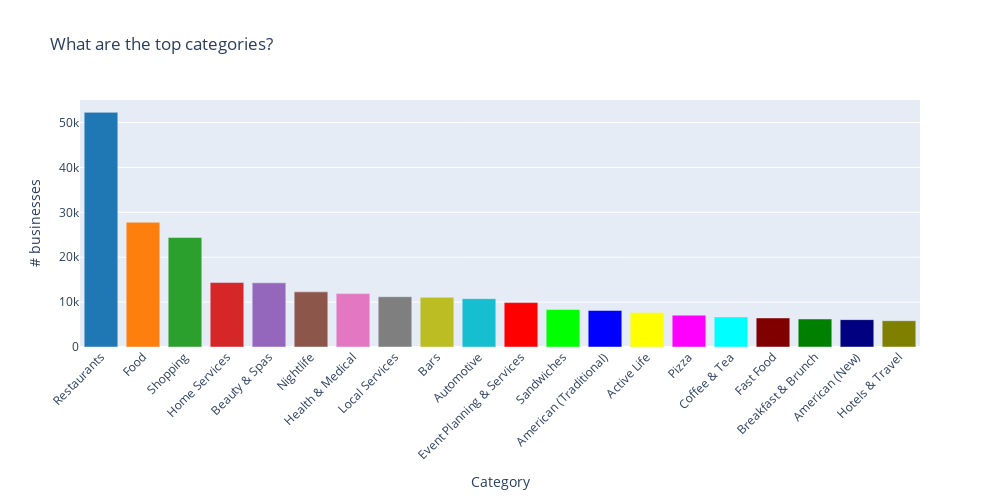

Notebook code cell kept with this figure:
### Code cell
cat_list = []
for i in categories_df['categories']:
    if i:
        for j in i.split(","):
            cat_list.append(j.strip())
cat_df = pd.DataFrame(cat_list, columns=['categories'])
x = cat_df['categories'].value_counts()

print("There are ", len(x), " different types/categories of Businesses in Yelp!")

# Select the top 20 categories
x = x.sort_values(ascending=False).iloc[:20]

# Define colors for each bar
colors = ['#1f77b4', '#ff7f0e', '#2ca02c', '#d62728', '#9467bd',
          '#8c564b', '#e377c2', '#7f7f7f', '#bcbd22', '#17becf',
          '#ff0000', '#00ff00', '#0000ff', '#ffff00', '#ff00ff',
          '#00ffff', '#800000', '#008000', '#000080', '#808000']

# Create a Plotly bar chart
fig = go.Figure(data=[
    go.Bar(
        x=x.index,
        y=x.values,
        marker_color=colors
    )
])

fig.update_layout(
    title="What are the top categories?",
    xaxis=dict(title='Category'),
    yaxis=dict(title='# businesses'),
    xaxis_tickangle=-45,
    width=1000,
    height=500
)

fig.show()

### Figure 1 — Plotly figure (JSON) as saved in the notebook; plotly's stock layout.template omitted (floating-point values rounded to 4 significant figures)
{"data": [{"marker": {"color": ["#1f77b4", "#ff7f0e", "#2ca02c", "#d62728", "#9467bd", "#8c564b", "#e377c2", "#7f7f7f", "#bcbd22", "#17becf", "#ff0000", "#00ff00", "#0000ff", "#ffff00", "#ff00ff", "#00ffff", "#800000", "#008000", "#000080", "#808000"]}, "type": "bar", "x": ["Restaurants", "Food", "Shopping", "Home Services", "Beauty & Spas", "Nightlife", "Health & Medical", "Local Services", "Bars", "Automotive", "Event Planning & Services", "Sandwiches", "American (Traditional)", "Active Life", "Pizza", "Coffee & Tea", "Fast Food", "Breakfast & Brunch", "American (New)", "Hotels & Travel"], "y": [52268, 27781, 24395, 14356, 14292, 12281, 11890, 11198, 11065, 10773, 9895, 8366, 8139, 7687, 7093, 6703, 6472, 6239, 6097, 5857]}], "layout": {"height": 500, "title": {"text": "What are the top categories?"}, "width": 1000, "xaxis": {"tickangle": -45, "title": {"text": "Category"}}, "yaxis": {"title": {"text": "# businesses"}}}}
